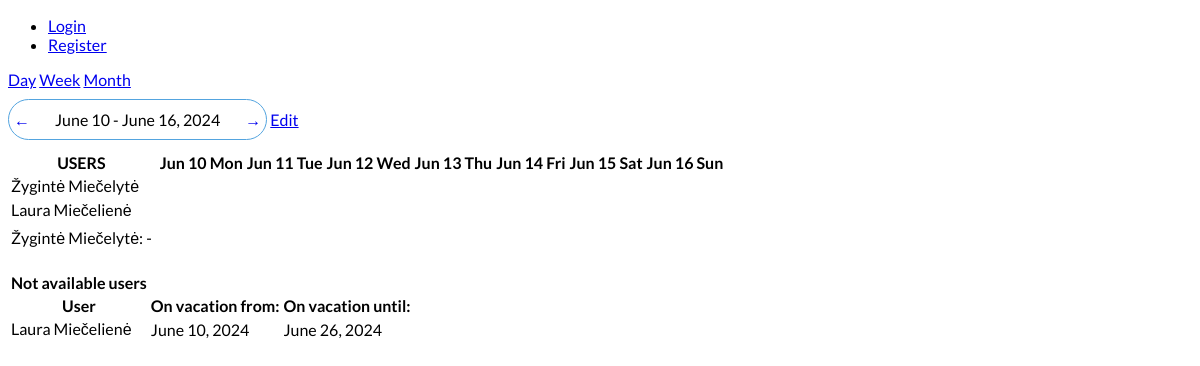
/schedules/schedule/, run on an earlier commit of the app's database.
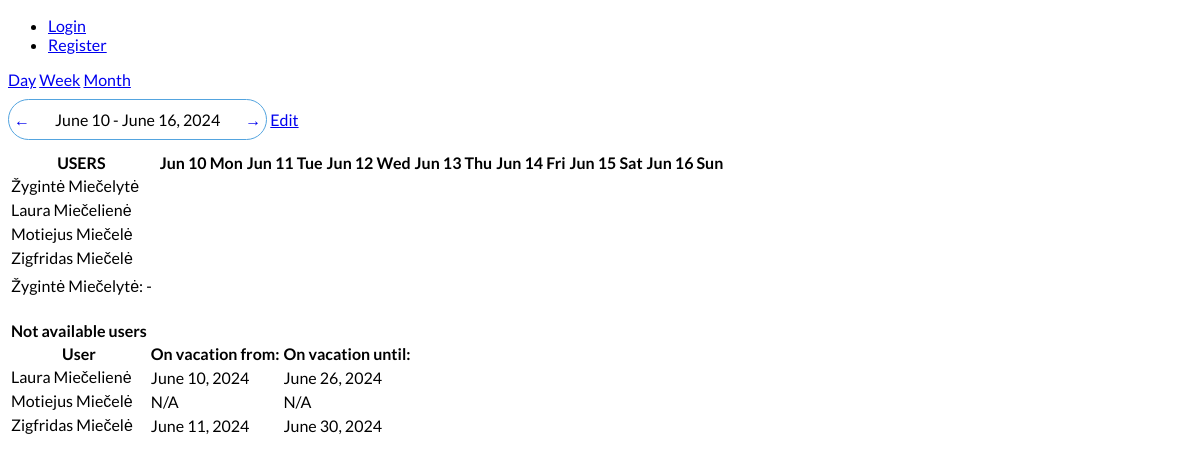
And on a later commit of the database.
### schedules/models.py (models this page shows, shortened)
class CustomUser(AbstractBaseUser, PermissionsMixin):
    email = models.EmailField(unique=True)
    name = models.CharField(max_length=100)
    last_name = models.CharField(max_length=100)
    position = models.CharField(max_length=100)
    WORKING_HOURS = (
        ('1', '1 (160h/month)'),
        ('0.75', '0.75 (120h/month)'),
        ('0.5', '0.5 (80h/month)'),
        ('0.25', '0.25 (40h/month)'),
        ('1.25', '1.25 (180h/month)'),
        ('1.5', '1.5 (200h/month)')
    )
    working_hours = models.CharField(max_length=4, choices=WORKING_HOURS, default='1')
    phone_number = PhoneNumberField(null=True, blank=True, unique=True)
    profile_picture = models.ImageField(upload_to='profile_pictures', blank=True)
    street_address = models.CharField(max_length=255, null=True, blank=True)
    city = models.CharField(max_length=100, null=True, blank=True)
    postal_code = models.CharField(max_length=20, null=True, blank=True)
    country = models.CharField(max_length=100, null=True, blank=True)
    is_active = models.BooleanField(default=True)
    is_staff = models.BooleanField(default=False)
    objects = CustomUserManager()
    USERNAME_FIELD = 'email'
    REQUIRED_FIELDS = ['name', 'last_name', 'position', 'working_hours']
    def __str__(self):
        return f'{self.name} {self.last_name}'

class Vacation(models.Model):
    user = models.ForeignKey(settings.AUTH_USER_MODEL, null=False, blank=False, on_delete=models.CASCADE)
    first_day = models.DateField('First day', null=False)
    last_day = models.DateField('Last day', null=False)
    TYPE = (
        ('a', 'Anual leave'),
        ('b', 'Birthday day'),
        ('c', 'Welness day'),
        ('d', 'Bussines trip')
    )
    type = models.CharField('Type of vacation', max_length=1, default='a', choices=TYPE)

### schedules/views.py (the view)
# urls.py: path('schedule/', user_availability, name='user_availability'),  # URL for user availability page
def user_availability(request, schedule_format='week', day=None, week=None, month=None):
    today = timezone.now().date()
    if week:
        start_date = datetime.strptime(week, '%Y-%m-%d').date()
    elif month:
        start_date = datetime.strptime(month, '%Y-%m-%d').date().replace(day=1)
    elif day:
        start_date = datetime.strptime(day, '%Y-%m-%d').date()
    else:
        start_date = today - timedelta(days=today.weekday())  # Monday
    if schedule_format == 'day':
        start_date = start_date
        end_date = today
        date_range = [start_date]
    elif schedule_format == 'week':
        end_date = start_date + timedelta(days=6)
        date_range = [start_date + timedelta(days=i) for i in range(7)]
    elif schedule_format == 'month':
        end_date = start_date.replace(day=calendar.monthrange(start_date.year, start_date.month)[1])  # Last day of the month
        date_range = [start_date + timedelta(days=i) for i in range((end_date - start_date).days + 1)]
    else:
        return HttpResponse("Invalid schedule format", status=400)
    previous_day = start_date - timedelta(days=1)
    next_day = start_date + timedelta(days=1)
    previous_week_start = start_date - timedelta(days=7)
    next_week_start = start_date + timedelta(days=7)
    previous_month_start = (start_date - timedelta(days=start_date.day)).replace(day=1)
    next_month_start = (start_date + timedelta(days=calendar.monthrange(start_date.year, start_date.month)[1])).replace(day=1)
    print(previous_day)
    print(next_day)
    users = CustomUser.objects.all()
    availabilities = Availability.objects.filter(day__range=[start_date, end_date])
    user_vacations = Vacation.objects.filter(first_day__lte=end_date, last_day__gte=start_date)
    vacation_map = {vacation.user_id: vacation for vacation in user_vacations}
    availability_map = {}
    for availability in availabilities:
        if availability.user_id not in availability_map:
            availability_map[availability.user_id] = []
        availability_map[availability.user_id].append(availability)
    users_on_vacation = []
    available_users = []
    not_available_users = []
    for user in users:
        user_available_days = []
        user_vacation_days = []
        for day in date_range:
            if user.id in availability_map:
                for availability in availability_map[user.id]:
                    if availability.day == day:
                        user_available_days.append({
                            'day': day,
                            'available_from': availability.start_time,
                            'available_until': availability.end_time,
                        })
            if user.id in vacation_map and vacation_map[user.id].first_day <= day <= vacation_map[user.id].last_day:
                user_vacation_days.append({
                    'day': day,
                    'type': vacation_map[user.id].get_type_display(),
                })
        if user_available_days:
            available_users.append({
                'user': user,
                'available_days': user_available_days,
            })
        else:
            if user_vacation_days:
                vacation = vacation_map[user.id]
                not_available_users.append({
                    'user': user,
                    'on_vacation_from': vacation.first_day,
                    'on_vacation_until': vacation.last_day,
                })
            else:
                not_available_users.append({
                    'user': user,
                    'on_vacation_from': None,
                    'on_vacation_until': None,
                })
    data = {
        'users': users,
        'available_users': available_users,
        'today': today,
        'not_available_users': not_available_users,
        'start_date': start_date,
        'end_date': end_date,
        'date_range': date_range,
        'hours_range': range(24),
        'schedule_format': schedule_format,
        'previous_day': previous_day,
        'next_day': next_day,
        'previous_week': previous_week_start.strftime('%Y-%m-%d'),
        'next_week': next_week_start.strftime('%Y-%m-%d'),
        'previous_month': previous_month_start.strftime('%Y-%m-%d'),
        'next_month': next_month_start.strftime('%Y-%m-%d'),
    }
    return render(request, 'schedule.html', context=data)

### schedules/templatetags/custom_filters.py (called while the page is built)
@register.filter(name='format_date')
def format_date(value, schedule_format):
    if schedule_format == 'week':
        return value.strftime('%b %d %a')  # Format for week view (Jun 10 Mon)
    elif schedule_format == 'month':
        return value.strftime('%b %d')  # Format for month view (Jun 10)
    else:
        return value.strftime('%H:%M')  # Default format for other views (12:00)

### schedules/templates/schedule.html (shortened to what this page needs)
{% extends 'base.html' %}
{% load custom_filters %}
{% load static %}
{% block content %}
<div class="schedule_format">
    <a href="{% url 'user_availability_format' 'day' %}" class="btn btn-primary">Day</a>
    <a href="{% url 'user_availability_format' 'week' %}" class="btn btn-primary">Week</a>
    <a href="{% url 'user_availability_format' 'month' %}" class="btn btn-primary">Month</a>
</div>
<div>
    {% if schedule_format == 'week' %}
        <div class="day-navigation">
            <a href="{% url 'user_availability_format_with_week' schedule_format='week' week=previous_week %}" class="nav-arrow">
                &larr;
            </a>
            <span class="nav-date">{{ start_date|date:"F j" }} - {{ end_date|date:"F j, Y" }}</span>
            <a href="{% url 'user_availability_format_with_week' schedule_format='week' week=next_week %}" class="nav-arrow">
                &rarr;
            </a>
        </div>
        <a href="#">Edit</a>
    {% endif %}
</div>
<table>
    <thead>
        <tr>
            <th>USERS</th>
            <th></th>
            {% if schedule_format == 'week' %}
                {% for day in date_range %}
                    <th>{{ day|format_date:schedule_format }}</th>
                {% endfor %}
            {% elif schedule_format == 'month' %}
                {% for day in date_range %}
                    <th>{{ day|format_date:schedule_format }}</th>
                {% endfor %}
            {% else %}
                {% for hour in hours_range %}
                    <th colspan="10">{{ hour }}:00</th>
                {% endfor %}
            {% endif %}
        </tr>
    </thead>
    <tbody>
        {% for user in users %}
            <tr>
                <td>{{ user }}</td>
            </tr>
        {% endfor %}
        <tr>
            {% if schedule_format == 'week' %}
                {% for day in date_range %}
                    <td>
                    </td>
                {% endfor %}
            {% else %}
                {% for hour in hours_range %}
                    <td>
                    </td>
                {% endfor %}
            {% endif %}
        </tr>
        <tr>
            <td>
                {% for user in available_users %}
                    {{ user.user.name }} {{ user.user.last_name }}:
                    {{ available_users.user_available_days.available_from }} - {{ user.available_until }}
                {% endfor %}
            </td>
        </tr>
    </tbody>
</table>
<br>
<table>
    <thead>
        <tr>
            <th>Not available users</th>
        </tr>
        <tr>
            <th>User</th>
            <th>On vacation from:</th>
            <th>On vacation until:</th>
        </tr>
    </thead>
    <tbody>
        {% for user in not_available_users %}
            <tr>
                <td>{{ user.user.name }} {{ user.user.last_name }}</td>
                {% if user.on_vacation_from %}
                    <td>{{ user.on_vacation_from }}</td>
                    <td>{{ user.on_vacation_until }}</td>
                {% else %}
                    <td>N/A</td>
                    <td>N/A</td>
                {% endif %}
            </tr>
        {% endfor %}
    </tbody>
</table>
{% endblock content %}

What changed in the data, as far as the page shows it:
added CustomUser: name+last_name "Motiejus Miečelė", user.name "Motiejus", user.last_name "Miečelė", shows "N/A"
added CustomUser: name+last_name "Zigfridas Miečelė", user.name "Zigfridas", user.last_name "Miečelė", on_vacation_from "June 11, 2024", on_vacation_until "June 30, 2024"
